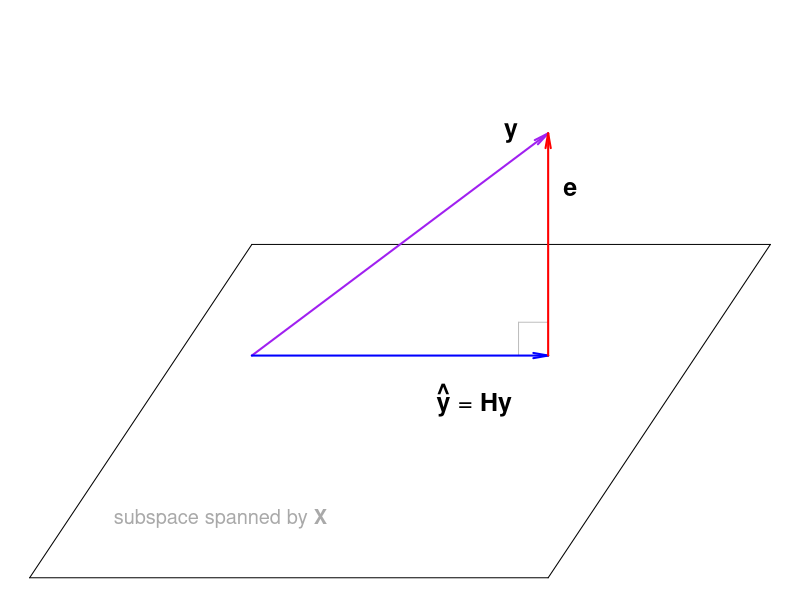

Recreate this plot in R.
## ---- chunk 1
knitr::opts_chunk$set(echo = FALSE)
## ---- chunk 2
pgram <- data.frame(x = c(0, 3, 10, 7), y = c(0, 3, 3, 0))

## empty plot space
par(mai = rep(0,4), omi = rep(0, 4))
plot(c(0,10), c(0,5), type = "n", xaxt = "n", yaxt = "n",
     bty = "n", xlab = "", ylab = "")
## parallelogram
lines(pgram[1:2,1], pgram[1:2,2])
lines(pgram[2:3,1], pgram[2:3,2])
lines(pgram[3:4,1], pgram[3:4,2])
lines(pgram[c(1,4),1], pgram[c(1,4),2])
text(1, 0.5, expression(paste("subspace spanned by ",bold(X))),
     pos = 4, cex = 1.2, col = "darkgray")
## perpendicular
lines(c(6.6,6.6),c(2,2.3), col = "gray")
lines(c(6.6,7),c(2.3,2.3), col = "gray")
## vectors
## data
arrows(3, 2, 7, 4, length = 0.15, angle = 10, lwd = 2, col ="purple")
text(6.5, 4, expression(bold(y)), cex = 1.5)
## yhat
arrows(3, 2, 7, 2, length = 0.15, angle = 10, lwd = 2, col ="blue")
text(6, 1.6, expression(paste(bold(hat(y))," = ",bold(Hy))), cex = 1.5)
## errors
arrows(7, 2, 7, 4, length = 0.15, angle = 10, lwd = 2, col ="red")
text(7.3, 3.5, expression(bold(e)), cex = 1.5)
